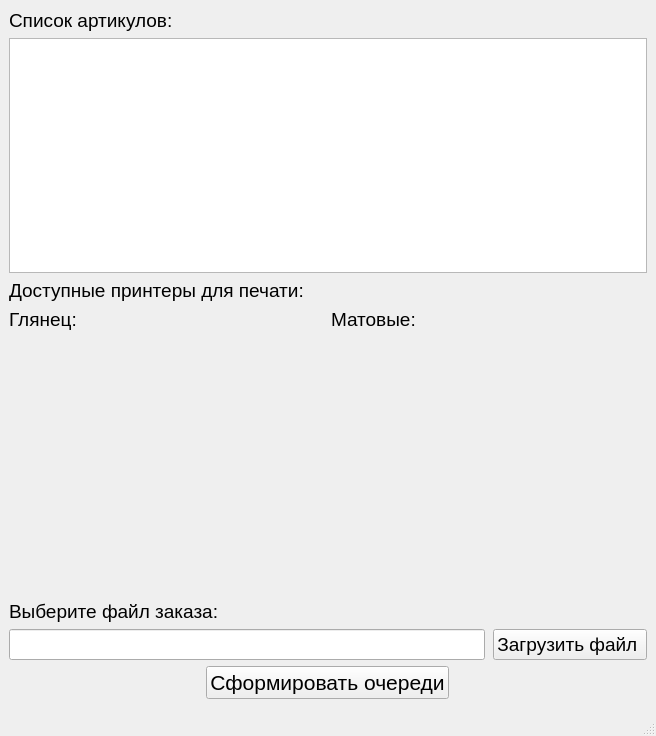
<?xml version="1.0" encoding="UTF-8"?>
<ui version="4.0">
 <class>MainWindow</class>
 <widget class="QMainWindow" name="MainWindow">
  <property name="geometry">
   <rect>
    <x>0</x>
    <y>0</y>
    <width>656</width>
    <height>736</height>
   </rect>
  </property>
  <property name="font">
   <font>
    <pointsize>14</pointsize>
   </font>
  </property>
  <property name="windowTitle">
   <string>MainWindow</string>
  </property>
  <widget class="QWidget" name="centralwidget">
   <layout class="QVBoxLayout" name="verticalLayout_3">
    <item>
     <layout class="QVBoxLayout" name="verticalLayout_2">
      <item>
       <widget class="QLabel" name="label_3">
        <property name="text">
         <string>Список артикулов:</string>
        </property>
       </widget>
      </item>
      <item>
       <widget class="QListView" name="listView">
        <property name="font">
         <font>
          <pointsize>14</pointsize>
         </font>
        </property>
       </widget>
      </item>
     </layout>
    </item>
    <item>
     <layout class="QVBoxLayout" name="verticalLayout">
      <item>
       <widget class="QLabel" name="label_2">
        <property name="font">
         <font>
          <pointsize>14</pointsize>
         </font>
        </property>
        <property name="text">
         <string>Доступные принтеры для печати:</string>
        </property>
       </widget>
      </item>
     </layout>
    </item>
    <item>
     <layout class="QHBoxLayout" name="horizontalLayout">
      <item>
       <widget class="QLabel" name="label_4">
        <property name="text">
         <string>Глянец:</string>
        </property>
       </widget>
      </item>
      <item>
       <widget class="QLabel" name="label_5">
        <property name="text">
         <string>Матовые:</string>
        </property>
       </widget>
      </item>
     </layout>
    </item>
    <item>
     <spacer name="verticalSpacer">
      <property name="orientation">
       <enum>Qt::Vertical</enum>
      </property>
      <property name="sizeHint" stdset="0">
       <size>
        <width>17</width>
        <height>169</height>
       </size>
      </property>
     </spacer>
    </item>
    <item>
     <layout class="QGridLayout" name="gridLayout">
      <property name="horizontalSpacing">
       <number>8</number>
      </property>
      <item row="0" column="0">
       <widget class="QLabel" name="label">
        <property name="font">
         <font>
          <pointsize>14</pointsize>
         </font>
        </property>
        <property name="text">
         <string>Выберите файл заказа:</string>
        </property>
       </widget>
      </item>
      <item row="1" column="1">
       <widget class="QPushButton" name="pushButton">
        <property name="font">
         <font>
          <pointsize>14</pointsize>
         </font>
        </property>
        <property name="text">
         <string>Загрузить файл </string>
        </property>
       </widget>
      </item>
      <item row="1" column="0">
       <widget class="QLineEdit" name="lineEdit">
        <property name="enabled">
         <bool>true</bool>
        </property>
        <property name="font">
         <font>
          <pointsize>14</pointsize>
         </font>
        </property>
        <property name="maxLength">
         <number>154000</number>
        </property>
        <property name="frame">
         <bool>true</bool>
        </property>
        <property name="dragEnabled">
         <bool>false</bool>
        </property>
        <property name="readOnly">
         <bool>false</bool>
        </property>
        <property name="cursorMoveStyle">
         <enum>Qt::LogicalMoveStyle</enum>
        </property>
       </widget>
      </item>
     </layout>
    </item>
    <item>
     <layout class="QFormLayout" name="formLayout">
      <property name="fieldGrowthPolicy">
       <enum>QFormLayout::FieldsStayAtSizeHint</enum>
      </property>
      <property name="labelAlignment">
       <set>Qt::AlignLeading|Qt::AlignLeft|Qt::AlignVCenter</set>
      </property>
      <property name="formAlignment">
       <set>Qt::AlignHCenter|Qt::AlignTop</set>
      </property>
      <property name="horizontalSpacing">
       <number>6</number>
      </property>
      <property name="verticalSpacing">
       <number>6</number>
      </property>
      <item row="1" column="0">
       <widget class="QPushButton" name="pushButton_2">
        <property name="font">
         <font>
          <pointsize>16</pointsize>
         </font>
        </property>
        <property name="text">
         <string>Сформировать очереди</string>
        </property>
       </widget>
      </item>
     </layout>
    </item>
   </layout>
  </widget>
  <widget class="QMenuBar" name="menubar">
   <property name="geometry">
    <rect>
     <x>0</x>
     <y>0</y>
     <width>656</width>
     <height>21</height>
    </rect>
   </property>
  </widget>
  <widget class="QStatusBar" name="statusbar"/>
 </widget>
 <resources/>
 <connections/>
</ui>
